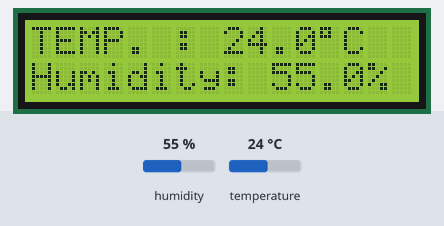
This sketch was run on a simulated Arduino Uno, built with avr-gcc and run on an emulated ATmega328P. Parts: 16×2 character LCD. The inputs (shaded band) are chosen by the test bench; at power-on: humidity 55 %, temperature 24 °C. What the sketch prints to the serial monitor is not drawn.

Above: at 1.2 s.
1.3 s: humidity set to 22 %
At 3.2 s:
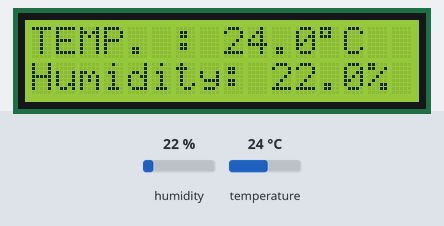
4.0 s: temperature set to 12 °C
At 5.2 s:
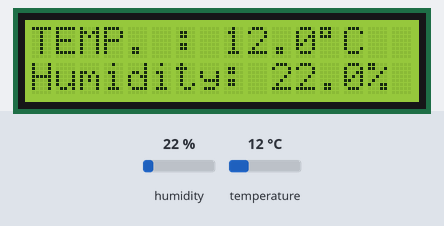
6.7 s: humidity set to 40 %
At 9.2 s:
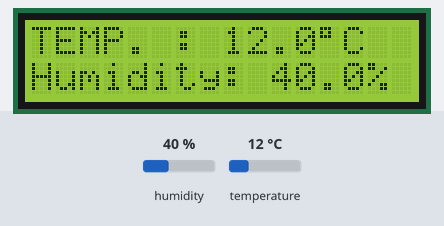
9.7 s: temperature set to 19 °C
At 11.2 s:
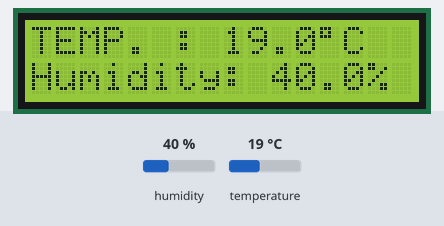
Timing chart, 0 to 12.7 s (numbered marks = the images above; inputs shaded):
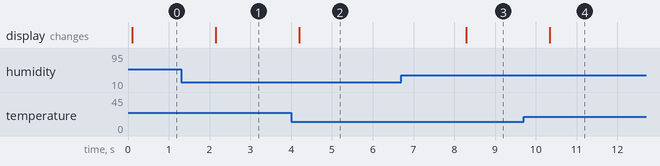

The sketch:

SHT31.ino
```cpp
/* 溫溼度計錄器
  Note: 須安裝 SHT1x Library:
        [url]https://github.com/practicalarduino/SHT1x/[/url]
 */

// 引用 LiquidCrystal & SHT1x Library
#include <LiquidCrystal.h>
#include <SHT1x.h>

// 建立 LiquidCrystal 的變數 lcd
//                 LCD 接腳:  rs, enable, d4, d5, d6, d7
//      對應到 Arduino 接腳:  12,     11,  5,  4,  3,  2
LiquidCrystal lcd(12, 11, 5, 4, 3, 2);

// 定義 SHT1x 連接的腳位
#define dataPin  6
#define clockPin 7

// 初始化 sht1x 物件
SHT1x sht1x(dataPin, clockPin);

void setup() {
  Serial.begin(9600);

  // 設定 LCD 的行列數目 (2 x 16)
  lcd.begin(16, 2);
}

void loop() {
  // 宣告 2 個變數，分別代表溫度(攝氏)與溼度
  float temp_c, humidity;

  // 讀取 SHT1x 溫溼度值
  temp_c = sht1x.readTemperatureC();
  humidity = sht1x.readHumidity();

  // 將游標設到 column 0, line 0  (第一行)
  lcd.setCursor(0, 0);
  lcd.print("TEMP. : ");
  lcd.print(temp_c, 1);      // 顯示到小數點後一位
  lcd.print((char)223);      // 溫度符號(degree symbol)
  lcd.print("C");

  // 將游標設到 column 0, line 1  (第二行)
  lcd.setCursor(0, 1);
  lcd.print("Humidity: ");
  lcd.print(humidity, 1);    // 顯示到小數點後一位
  lcd.print("%");

  Serial.print(temp_c);
  Serial.print(",");
  Serial.println(humidity);

  delay(2000);
}
```

Measured:
- after the input at 1.3 s, the display: changes after 0.85 s (image 1)
- after the input at 4.0 s, the display: changes after 0.20 s (image 2)
- after the input at 6.7 s, the display: changes after 1.6 s (image 3)
- after the input at 9.7 s, the display: changes after 0.64 s (image 4)
